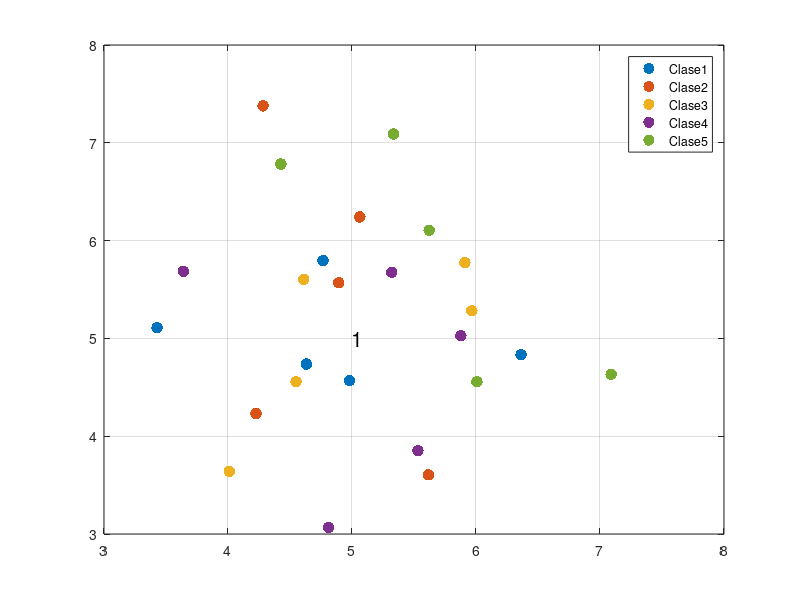

Recreate this plot in MATLAB.
close all
clear all
clc
warning off all

clases = input("No. de clases:");
rep = input("No. de representantes por clase:");

media = zeros(1, 2.*clases);

for i = 1:clases
    
    cenX = input("Centro X");
    cenY = input("Centro Y");
    
    cx = randn(1,rep)+cenX;
    cy = randn(1,rep)+cenY;
    
    media(i) = mean(cx);
    media(i+clases) = mean(cy);
    
    figure(1)
    plot(cx(1,:),cy(1,:),'.','MarkerSize',25,'DisplayName', strcat('Clase ',num2str(i)))
   
    grid on
    hold on
    legend show
    
end

dist = zeros(1, clases);
persona = 0;

bandera = 'S';
while bandera == 'S'
    persona = persona + 1;
    
    ux = input('Ingrese X de la nueva persona: ');
    uy = input('Ingrese Y de la nueva persona: ');
    
    %calculando distancias...
    for i = 1:clases
        dist(i) = sqrt((ux-media(i))^2 + (uy-media(i+clases))^2);
    end
    
    text(ux,uy,cellstr(num2str(persona)),'FontSize',15)
    
    %% toma de decisiones
    minimo=min(min(dist));
    valor=find(dist==minimo);

    if minimo <= 8
        fprintf("Pertenece a la facultad: %d\n",valor);
         
    else
        fprintf("Escuela muy lejos inscribete en una facultad\n");
    end

    prompt = "\nQuisiera ingresar otro? S/N: ";
    bandera = input(prompt,"s");

end
disp('fin de proceso...')